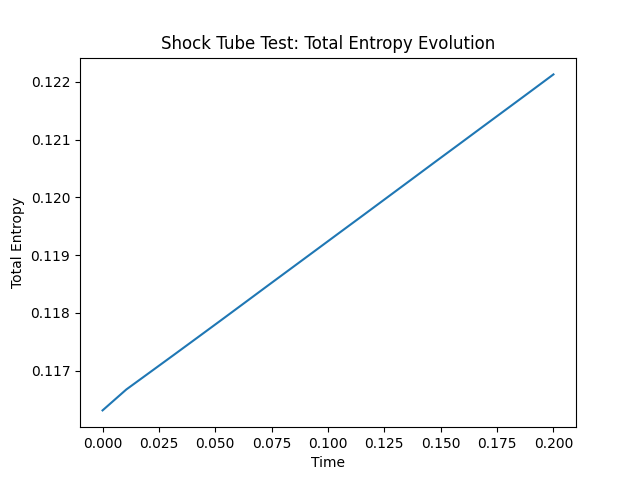

Generate this figure with Python:
# ==== GPU selection ====
from autocvd import autocvd
autocvd(num_gpus = 1)
# ruff: noqa: E402
# =======================

from astronomix.option_classes.simulation_config import FINITE_DIFFERENCE, PERIODIC_BOUNDARY, BoundarySettings1D, SnapshotSettings

import jax.numpy as jnp

# constants
from astronomix import CARTESIAN

# astronomix option structures
from astronomix import SimulationConfig
from astronomix import SimulationParams

# simulation setup
from astronomix import get_helper_data
from astronomix import finalize_config
from astronomix import get_registered_variables
from astronomix.initial_condition_generation.construct_primitive_state import construct_primitive_state

# time integration, core function
from astronomix import time_integration

# plotting
import matplotlib.pyplot as plt

params = SimulationParams(
    t_end = 0.2, # the typical value for a shock test
)
box_size = 1.0

def simulate(num_cells):
    config = SimulationConfig(
        geometry = CARTESIAN,
        solver_mode = FINITE_DIFFERENCE,
        box_size = box_size,
        num_cells = num_cells,
        return_snapshots = True,
        num_snapshots = 20,
        boundary_settings = BoundarySettings1D(
            left_boundary = PERIODIC_BOUNDARY,
            right_boundary = PERIODIC_BOUNDARY
        ),
        snapshot_settings = SnapshotSettings(
            return_states = True
        )
    )

    helper_data = get_helper_data(config)
    registered_variables = get_registered_variables(config)

    # setup the shock initial fluid state in terms of rho, u, p
    
    r = helper_data.geometric_centers
    rectangle_mask = (r > 0.4) & (r < 0.6)
    rho = jnp.where(rectangle_mask, 1.0, 0.125)
    u = jnp.zeros_like(r)
    p = jnp.where(rectangle_mask, 1.0, 0.1)

    # get initial state
    initial_state = construct_primitive_state(
        config = config,
        registered_variables = registered_variables,
        density = rho,
        velocity_x = u,
        gas_pressure = p,
    )

    config = finalize_config(config, initial_state.shape)

    result = time_integration(initial_state, config, params, registered_variables)

    return result, config, registered_variables, helper_data

result, config, registered_variables, helper_data = simulate(num_cells = 10000)

# calculate the total entropy ln(p / rho^gamma) and plot it
gamma = params.gamma
# the first axis is the snapshot axis
densities = result.states[:, registered_variables.density_index]
pressures = result.states[:, registered_variables.pressure_index]
entropies = jnp.log(pressures / densities**gamma)
# total entropy
total_entropies = jnp.sum(entropies * densities, axis=1) * config.grid_spacing

# plot the entropy evolution
fig, ax = plt.subplots()
ax.plot(jnp.linspace(0, params.t_end, config.num_snapshots), total_entropies)
ax.set_xlabel("Time")
ax.set_ylabel("Total Entropy")
ax.set_title("Shock Tube Test: Total Entropy Evolution")
fig.savefig("shock_tube_entropy.png")

# plot the final state
final_density = densities[-1]
final_pressure = pressures[-1]
final_entropy = entropies[-1]
fig, ax = plt.subplots(3, 1, figsize=(8, 12))
ax[0].plot(helper_data.geometric_centers, final_density)
ax[0].set_title("Final Density")
ax[1].plot(helper_data.geometric_centers, final_pressure)
ax[1].set_title("Final Pressure")
ax[2].plot(helper_data.geometric_centers, final_entropy)
ax[2].set_title("Final Entropy")
fig.savefig("shock_tube_final_state.png")
